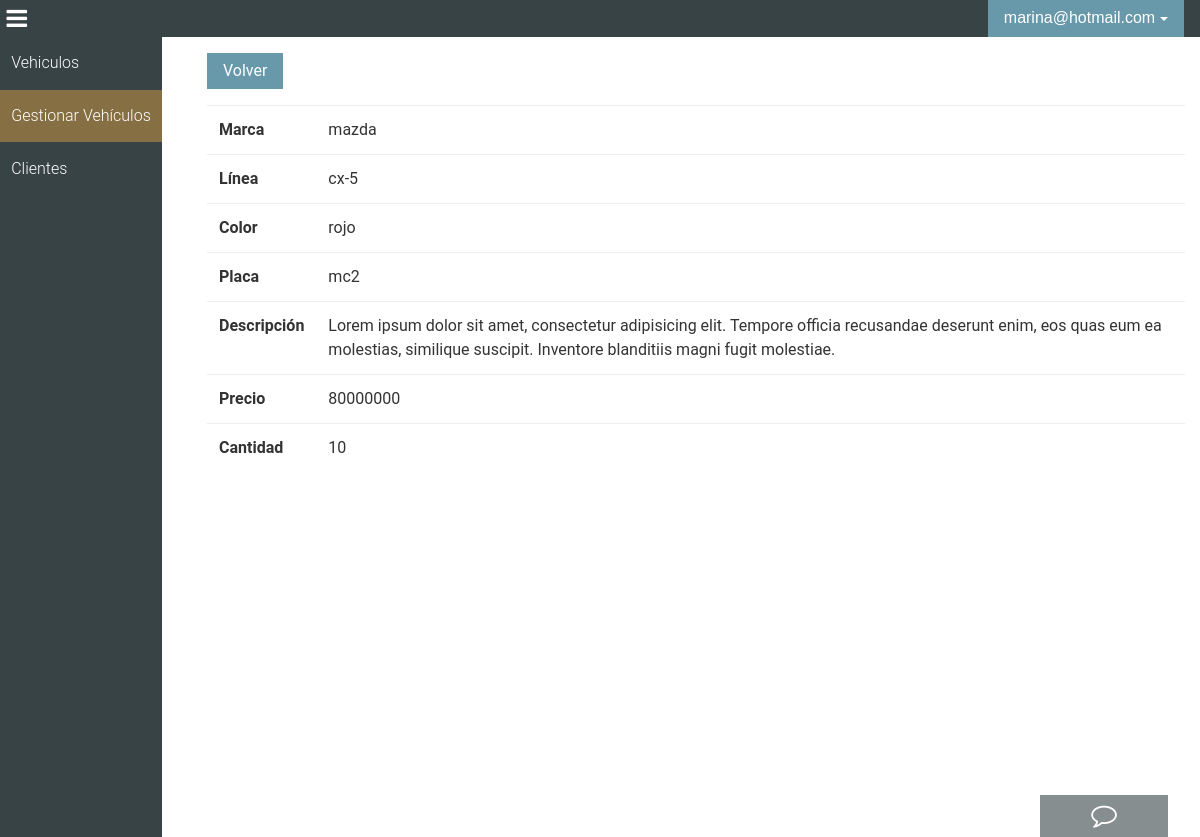
The page /dashboardempleado/gestion_vehiculos/consultar_vehiculo.php?id=1 (signed in) on the database as committed earlier.
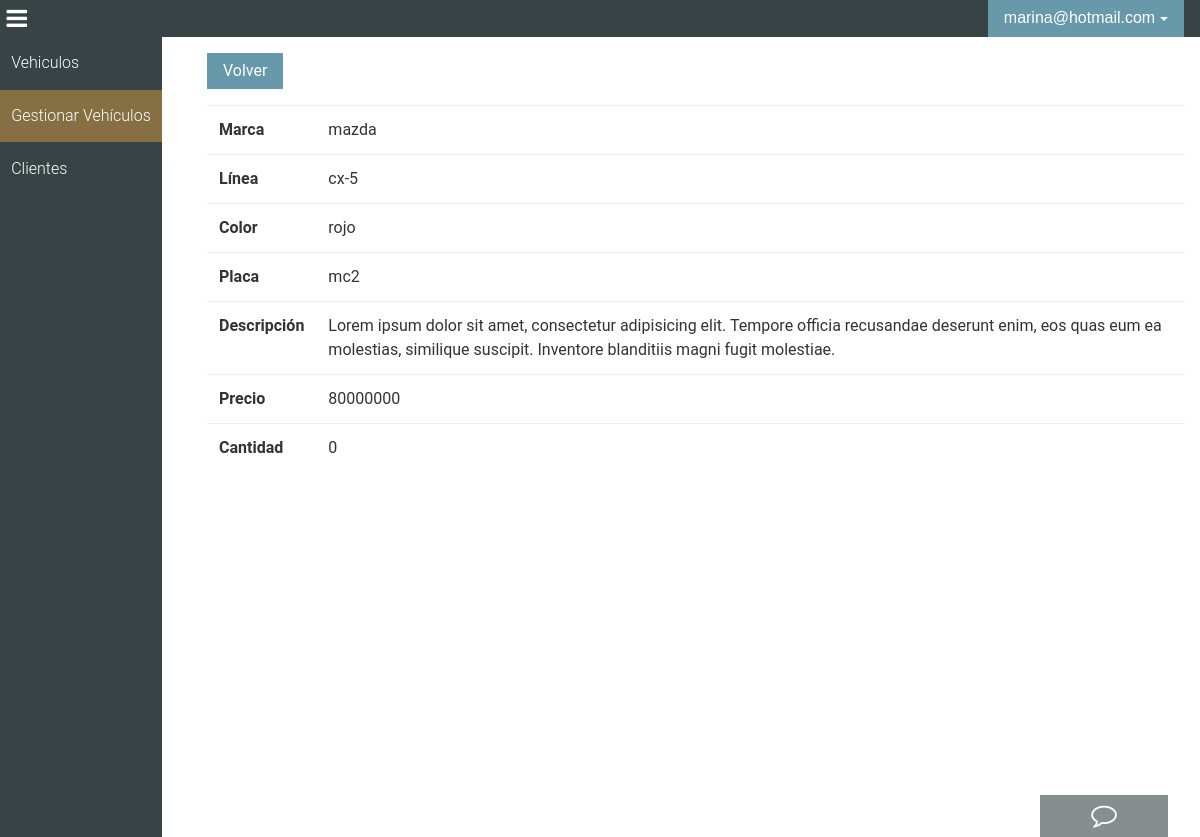
The same page on the database as committed later.
### tables this page shows
CREATE TABLE `vehiculos` (
  `id_vehiculo` int(11) NOT NULL,
  `marca` varchar(100) NOT NULL,
  `linea` varchar(50) NOT NULL,
  `imagen` varchar(50) NOT NULL,
  `color` varchar(100) NOT NULL,
  `placa` varchar(100) NOT NULL,
  `descripcion` mediumtext NOT NULL,
  `precio` bigint(11) NOT NULL,
  `cantidad` int(11) NOT NULL
);

### dashboardempleado/gestion_vehiculos/consultar_vehiculo.php (the view, shortened to what this page needs)
<?php
  require "../../php/conexion.php";
  if ($_GET) {
    $id     = $_GET['id'];
    $sql  = mysqli_query($con, "SELECT * FROM vehiculos WHERE id_vehiculo = $id");
    $row    = mysqli_fetch_array($sql);
  }
  include '../../layouts/header-empleado.php';
  include '../../layouts/navbar-empleado.php';
?>
  <div class="content">
    <div class="container-fluid">
      <a class="btn btn-primary" href="vehiculos.php">Volver</a>
      <div class="table-fluid">
        <table class="table">
          <tr>
            <th>Marca</th>
            <td><?php echo $row['marca']; ?></td>
          </tr>
          <tr>
            <th>Línea</th>
            <td><?php echo $row['linea']; ?></td>
          </tr>
          <tr>
            <th>Color</th>
            <td><?php echo $row['color']; ?></td>
          </tr>
          <tr>
            <th>Placa</th>
            <td><?php echo $row['placa']; ?></td>
          </tr>
          <tr>
            <th>Descripción</th>
            <td><?php echo $row['descripcion']; ?></td>
          </tr>
          <tr>
            <th>Precio</th>
            <td><?php echo $row['precio']; ?></td>
          </tr>
          <tr>
            <th>Cantidad</th>
            <td><?php echo $row['cantidad']; ?></td>
          </tr>
        </table>
      </div>
    </div>
  </div>
<?php include '../../layouts/footer.php' ?>

Rows that differ between the two databases and show on the page:
changed vehiculos "mazda": cantidad "10" → "0"
